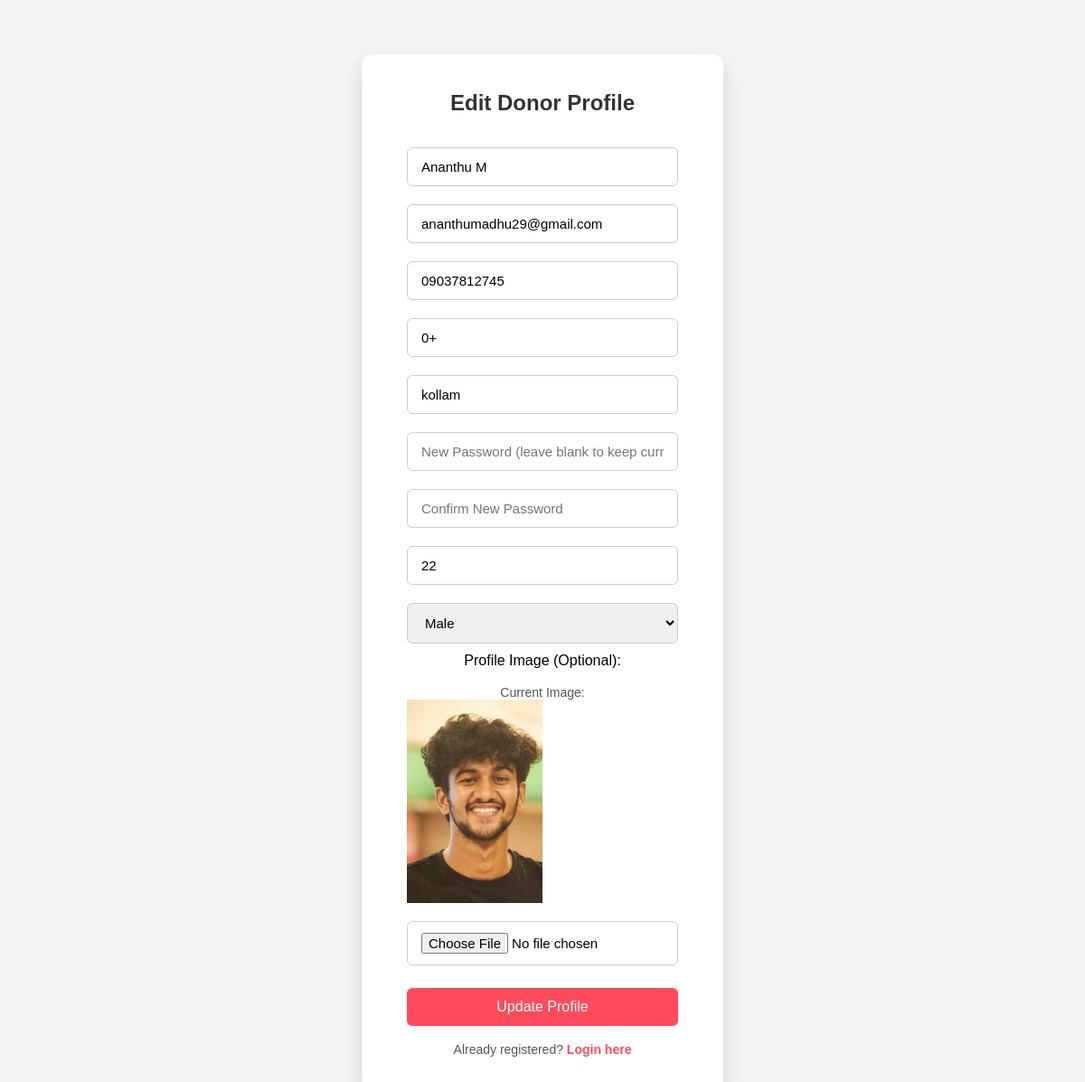
The page /health_service_portal/edit_donor_profile/1/ on the database its author committed.
### webapp/models.py (models this page shows, shortened)
class DonorRegistrationDb(models.Model):
    Name = models.CharField(max_length=100, null=True, blank=True)
    Email = models.EmailField(unique=True, null=True, blank=True)
    phone = models.CharField(max_length=15, null=True, blank=True)
    BloodGroup = models.CharField(max_length=10, null=True, blank=True)
    Location = models.CharField(max_length=200, null=True, blank=True)
    Password = models.CharField(max_length=100, null=True, blank=True)
    Confirm_password = models.CharField(max_length=100, null=True, blank=True)
    Age = models.IntegerField(null=True, blank=True)
    Gender = models.CharField(max_length=10, null=True, blank=True)
    Image = models.ImageField(upload_to='donor_images/', null=True, blank=True)
    is_active = models.BooleanField(default=True)
    system_inactive = models.BooleanField(default=False)
    last_donation_date = models.DateField(null=True, blank=True)

### webapp/views.py (the view)
# urls.py: path('edit_donor_profile/<int:donor_id>/', views.edit_donor_profile, name='edit_donor_profile'),
def edit_donor_profile(request, donor_id):
    donor = DonorRegistrationDb.objects.get(id=donor_id)
    return render(request, "Edit_donor_profile.html", {"donor": donor})

### webapp/templates/Edit_donor_profile.html (shortened to what this page needs)
<!DOCTYPE html>
{% load static %}
<html lang="en">
<head>
    <link rel="stylesheet" href="{% static 'Donor_login/css/donor_login.css' %}">
</head>
<body>
    <div class="signup-container">
        <h2>Edit Donor Profile</h2>
        <form method="POST" enctype="multipart/form-data" action="{% url 'update_donor_profile' donor.id %}">
            <input type="text" name="name" placeholder="Full Name" value="{{ donor.Name }}" required>
            <input type="email" name="email" placeholder="Email" value="{{ donor.Email }}" required>
            <input type="text" name="phone" placeholder="Phone Number" value="{{ donor.phone }}">
            <input type="text" name="bloodgroup" placeholder="Blood Group" value="{{ donor.BloodGroup }}">
            <input type="text" name="location" placeholder="Location"  value="{{ donor.Location }}">
            <input type="password" name="password" placeholder="New Password (leave blank to keep current)">
            <input type="password" name="confirm_password" placeholder="Confirm New Password">
            <input type="number" name="age" placeholder="Age" value="{{ donor.Age }}">
            <select name="gender" required>
                <option value="Male" {% if donor.Gender == "Male" %}selected{% endif %}>Male</option>
            </select>
            <label for="image">Profile Image (Optional):</label>
            {% if donor.Image %}
                <div class="current-image">
                    <p>Current Image:</p>
                    <img src="{{ donor.Image.url }}" alt="Profile Image" width="150" style="display:block; margin-bottom:10px;">
                </div>
            {% endif %}
            <input type="file" name="image" accept="image/*">
            <button type="submit">Update Profile</button>
        </form>
        <p>Already registered? <a href="{% url 'donor_login_page' %}">Login here</a></p>
    </div>
</body>
</html>

### webapp/static/Donor_login/css/donor_login.css (style rules this page uses)
* { box-sizing: border-box; margin: 0; padding: 0; font-family: Arial, Helvetica, sans-serif; }
body { background: #f5f5f5; height: 100vh; display: flex; justify-content: center; align-items: flex-start; }
.signup-container { background-color: #ffffff; padding: 40px 50px; border-radius: 12px; box-shadow: 0 10px 25px rgba(0,0,0,0.15); width: 400px; text-align: center; margin-top: 60px; }
.signup-container h2 { margin-bottom: 25px; color: #333333; font-weight: 600; }
.signup-container form input, .signup-container form select { width: 100%; padding: 12px 15px; margin: 10px 0; border-radius: 6px; border: 1px solid #ccc; font-size: 15px; transition: 0.3s; }
.signup-container form button { width: 100%; padding: 12px; background-color: #ff4b5c; color: white; font-size: 16px; border: none; border-radius: 6px; cursor: pointer; margin-top: 15px; transition: background-color 0.3s ease; }
.signup-container p { margin-top: 18px; font-size: 14px; color: #555; }
.signup-container p a { color: #ff4b5c; text-decoration: none; font-weight: 600; }

### rows shown on the page
DonorRegistrationDb: name "Ananthu M", email "ananthumadhu29@gmail.com", phone "09037812745", bloodgroup "0+", location "kollam", age "22", gender "Male", Image (picture)
